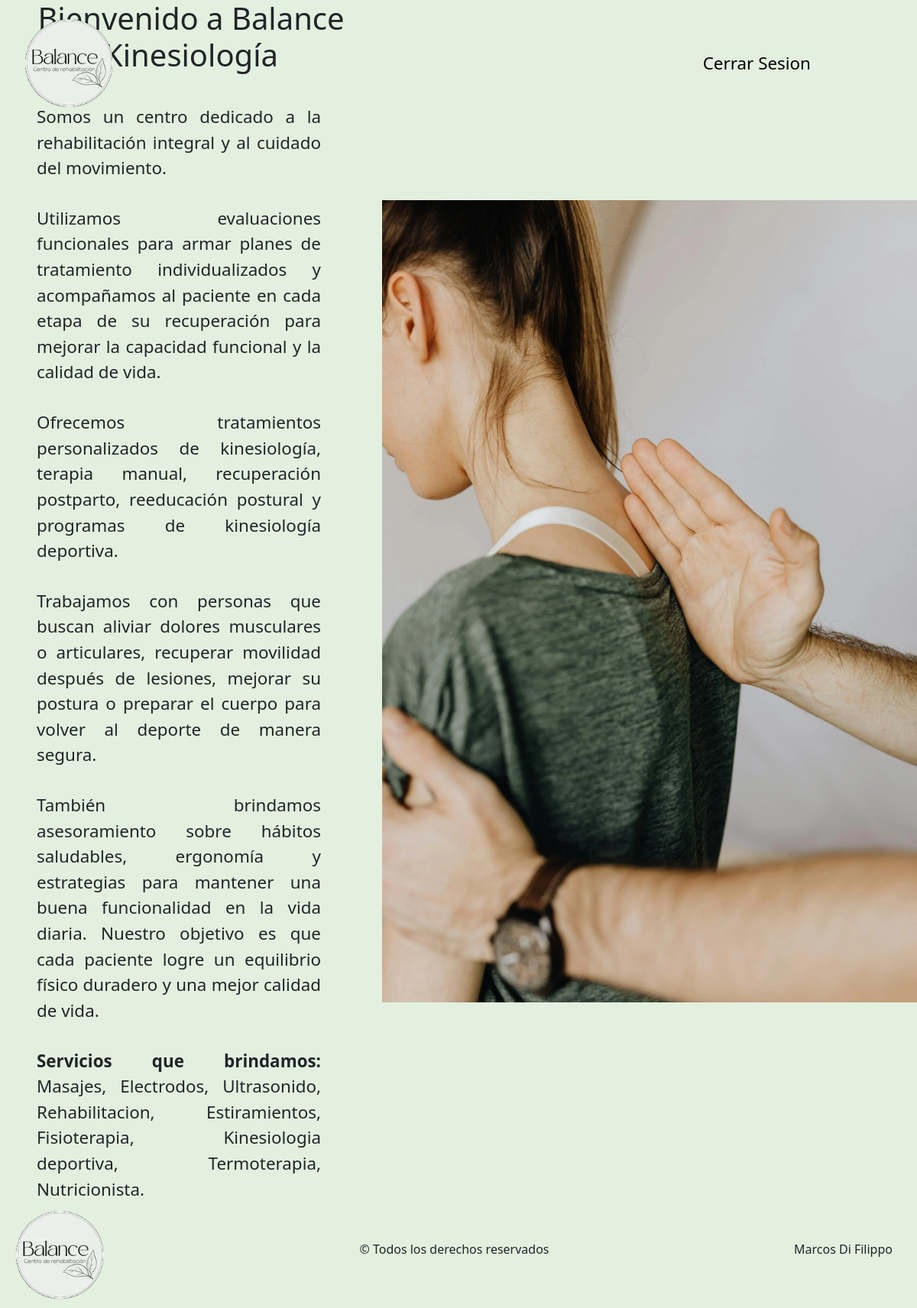
The page /paginas/index.php (signed in) on the database its author committed.
### tables this page shows
CREATE TABLE IF NOT EXISTS `tratamientos` (
  `id_tratamientos` int NOT NULL AUTO_INCREMENT,
  `nombre` varchar(45) NOT NULL,
  PRIMARY KEY (`id_tratamientos`),
  UNIQUE KEY `id_tratamientos_UNIQUE` (`id_tratamientos`)
);

### admin/abml/lectura.php (called while the page is built, shortened)
<?php
    $lecturaTratamientos = "SELECT * FROM `tratamientos`";
?>

### paginas/index.php (the view)
<?php
    include_once("../componentes/header.php");
?>
<main id="main-index">
    <section class="section-index">
        <article class="article-bienvenida">
            <h1>Bienvenido a Balance Kinesiología</h1>
            <p>
                Somos un centro dedicado a la rehabilitación integral y al cuidado del movimiento.
            </p>
            <p>
                Utilizamos evaluaciones funcionales para armar planes de tratamiento individualizados y acompañamos al paciente en cada etapa de su recuperación para mejorar la capacidad funcional y la calidad de vida.
            </p>
            <p>
                Ofrecemos tratamientos personalizados de kinesiología, terapia manual, recuperación postparto, reeducación postural y programas de kinesiología deportiva.
            </p>
            <p>
                Trabajamos con personas que buscan aliviar dolores musculares o articulares, recuperar movilidad después de lesiones, mejorar su postura o preparar el cuerpo para volver al deporte de manera segura.
            </p>
            <p>
                También brindamos asesoramiento sobre hábitos saludables, ergonomía y estrategias para mantener una buena funcionalidad en la vida diaria. Nuestro objetivo es que cada paciente logre un equilibrio físico duradero y una mejor calidad de vida.
            </p>
            <p>
                <strong>Servicios que brindamos: </strong> <?php
                    $indice = 0;
                    $resultadoTratamientos = mysqli_query($conexion, $lecturaTratamientos);
                    while($tratamiento = mysqli_fetch_array($resultadoTratamientos)) {
                        $indice++;
                        if ($indice == mysqli_num_rows($resultadoTratamientos)) {
                            echo "$tratamiento[nombre].";
                        }
                        else {
                            echo "$tratamiento[nombre], ";
                        }
                    }
                ?>
            </p>
        </article>
        <article>
            <img class="imagen-index" src="../imagenes/imagen-index.webp" alt="">
        </article>
    </section>
</main>
<?php
    include_once("../componentes/footer.php");
?>

### css-paginas/main.css (style rules this page uses)
* { margin: 0; padding: 0; }
.section-index { display: flex; justify-content: space-between; align-items: center; }
.article-bienvenida { display: flex; flex-direction: column; row-gap: 2rem; }
.article-bienvenida h1 { text-align: center; }
.article-bienvenida p { font-size: 1.4rem; margin: 0 5rem 0 3rem; text-align: justify; }
.imagen-index { width: 700px; }
#main-index { background-color: #e3f0df; }

### rows shown on the page
tratamientos: nombre "Masajes"
tratamientos: nombre "Electrodos"
tratamientos: nombre "Ultrasonido"
tratamientos: nombre "Rehabilitacion"
tratamientos: nombre "Estiramientos"
tratamientos: nombre "Fisioterapia"
tratamientos: nombre "Kinesiologia deportiva"
tratamientos: nombre "Termoterapia"
tratamientos: nombre "Nutricionista"
